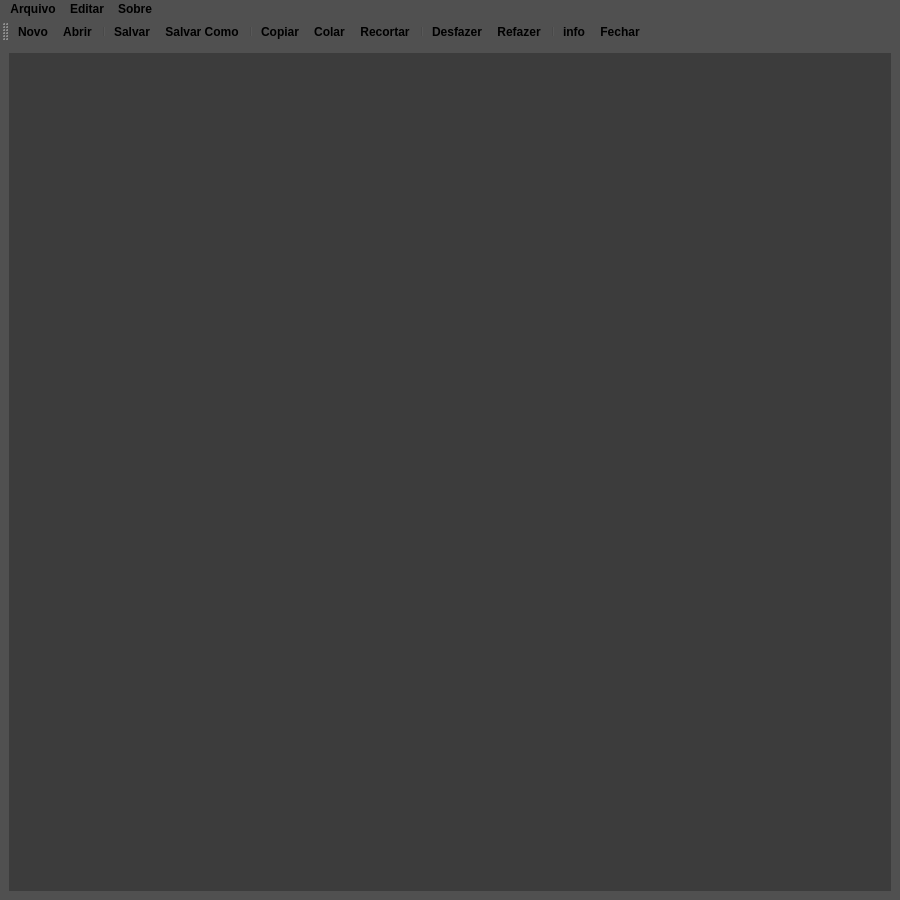
<?xml version="1.0" encoding="UTF-8"?>
<ui version="4.0">
 <class>BlocoNotas</class>
 <widget class="QMainWindow" name="BlocoNotas">
  <property name="geometry">
   <rect>
    <x>0</x>
    <y>0</y>
    <width>900</width>
    <height>900</height>
   </rect>
  </property>
  <property name="sizePolicy">
   <sizepolicy hsizetype="Preferred" vsizetype="Preferred">
    <horstretch>0</horstretch>
    <verstretch>0</verstretch>
   </sizepolicy>
  </property>
  <property name="minimumSize">
   <size>
    <width>0</width>
    <height>0</height>
   </size>
  </property>
  <property name="sizeIncrement">
   <size>
    <width>400</width>
    <height>400</height>
   </size>
  </property>
  <property name="baseSize">
   <size>
    <width>400</width>
    <height>400</height>
   </size>
  </property>
  <property name="windowTitle">
   <string>BlocoNotas</string>
  </property>
  <property name="styleSheet">
   <string notr="true">*{
  	font-weight: 500;
	background-color: rgb(80, 80, 80);
}
QToolBar, QTextEdit{
	border: none;
}
 QTextEdit{
	padding: 10%;
	color: rgb(235, 235, 235);
	background-color: rgb(60, 60, 60);
}</string>
  </property>
  <widget class="QWidget" name="centralwidget">
   <layout class="QGridLayout" name="gridLayout">
    <item row="0" column="0">
     <widget class="QTextEdit" name="textEdit">
      <property name="font">
       <font>
        <family>Arial</family>
        <pointsize>14</pointsize>
        <weight>62</weight>
        <bold>true</bold>
       </font>
      </property>
     </widget>
    </item>
   </layout>
  </widget>
  <widget class="QMenuBar" name="menubar">
   <property name="geometry">
    <rect>
     <x>0</x>
     <y>0</y>
     <width>900</width>
     <height>21</height>
    </rect>
   </property>
   <widget class="QMenu" name="menuArquivo">
    <property name="title">
     <string>Arquivo</string>
    </property>
    <addaction name="actionAbrir"/>
    <addaction name="separator"/>
    <addaction name="actionSalvar"/>
    <addaction name="actionSalvar_Como"/>
    <addaction name="separator"/>
    <addaction name="actionFechar"/>
   </widget>
   <widget class="QMenu" name="menuEditar">
    <property name="title">
     <string>Editar</string>
    </property>
    <addaction name="actionCopiar"/>
    <addaction name="actionColar"/>
    <addaction name="actionRecortar"/>
    <addaction name="separator"/>
    <addaction name="actionDesfazer"/>
    <addaction name="actionRefazer"/>
   </widget>
   <widget class="QMenu" name="menuSobre">
    <property name="title">
     <string>Sobre</string>
    </property>
    <addaction name="actioninfo"/>
   </widget>
   <addaction name="menuArquivo"/>
   <addaction name="menuEditar"/>
   <addaction name="menuSobre"/>
  </widget>
  <widget class="QToolBar" name="toolBar">
   <property name="windowTitle">
    <string>toolBar</string>
   </property>
   <attribute name="toolBarArea">
    <enum>TopToolBarArea</enum>
   </attribute>
   <attribute name="toolBarBreak">
    <bool>false</bool>
   </attribute>
   <addaction name="actionNovo"/>
   <addaction name="actionAbrir"/>
   <addaction name="separator"/>
   <addaction name="actionSalvar"/>
   <addaction name="actionSalvar_Como"/>
   <addaction name="separator"/>
   <addaction name="actionCopiar"/>
   <addaction name="actionColar"/>
   <addaction name="actionRecortar"/>
   <addaction name="separator"/>
   <addaction name="actionDesfazer"/>
   <addaction name="actionRefazer"/>
   <addaction name="separator"/>
   <addaction name="actioninfo"/>
   <addaction name="actionFechar"/>
  </widget>
  <action name="actionAbrir">
   <property name="icon">
    <iconset resource="arquivosderecursos.qrc">
     <normaloff>:/icones/icones/abrir.png</normaloff>:/icones/icones/abrir.png</iconset>
   </property>
   <property name="text">
    <string>Abrir</string>
   </property>
  </action>
  <action name="actionNovo">
   <property name="icon">
    <iconset resource="arquivosderecursos.qrc">
     <normaloff>:/icones/icones/new.png</normaloff>:/icones/icones/new.png</iconset>
   </property>
   <property name="text">
    <string>Novo</string>
   </property>
  </action>
  <action name="actionSalvar">
   <property name="icon">
    <iconset resource="arquivosderecursos.qrc">
     <normaloff>:/icones/icones/save.png</normaloff>:/icones/icones/save.png</iconset>
   </property>
   <property name="text">
    <string>Salvar</string>
   </property>
  </action>
  <action name="actionSalvar_Como">
   <property name="icon">
    <iconset resource="arquivosderecursos.qrc">
     <normaloff>:/icones/icones/salvarcomo.png</normaloff>:/icones/icones/salvarcomo.png</iconset>
   </property>
   <property name="text">
    <string>Salvar Como</string>
   </property>
  </action>
  <action name="actionFechar">
   <property name="icon">
    <iconset resource="arquivosderecursos.qrc">
     <normaloff>:/icones/icones/cancel.png</normaloff>:/icones/icones/cancel.png</iconset>
   </property>
   <property name="text">
    <string>Fechar</string>
   </property>
  </action>
  <action name="actionCopiar">
   <property name="icon">
    <iconset resource="arquivosderecursos.qrc">
     <normaloff>:/icones/icones/copy.png</normaloff>:/icones/icones/copy.png</iconset>
   </property>
   <property name="text">
    <string>Copiar</string>
   </property>
  </action>
  <action name="actionRecortar">
   <property name="icon">
    <iconset resource="arquivosderecursos.qrc">
     <normaloff>:/icones/icones/recortar.png</normaloff>:/icones/icones/recortar.png</iconset>
   </property>
   <property name="text">
    <string>Recortar</string>
   </property>
  </action>
  <action name="actionColar">
   <property name="icon">
    <iconset resource="arquivosderecursos.qrc">
     <normaloff>:/icones/icones/paste.png</normaloff>:/icones/icones/paste.png</iconset>
   </property>
   <property name="text">
    <string>Colar</string>
   </property>
  </action>
  <action name="actionDesfazer">
   <property name="icon">
    <iconset resource="arquivosderecursos.qrc">
     <normaloff>:/icones/icones/desfazer.png</normaloff>:/icones/icones/desfazer.png</iconset>
   </property>
   <property name="text">
    <string>Desfazer</string>
   </property>
  </action>
  <action name="actionRefazer">
   <property name="icon">
    <iconset resource="arquivosderecursos.qrc">
     <normaloff>:/icones/icones/refazer.png</normaloff>:/icones/icones/refazer.png</iconset>
   </property>
   <property name="text">
    <string>Refazer</string>
   </property>
  </action>
  <action name="actioninfo">
   <property name="icon">
    <iconset resource="arquivosderecursos.qrc">
     <normaloff>:/icones/icones/info.png</normaloff>:/icones/icones/info.png</iconset>
   </property>
   <property name="text">
    <string>info</string>
   </property>
  </action>
 </widget>
 <resources>
  <include location="arquivosderecursos.qrc"/>
 </resources>
 <connections/>
</ui>
